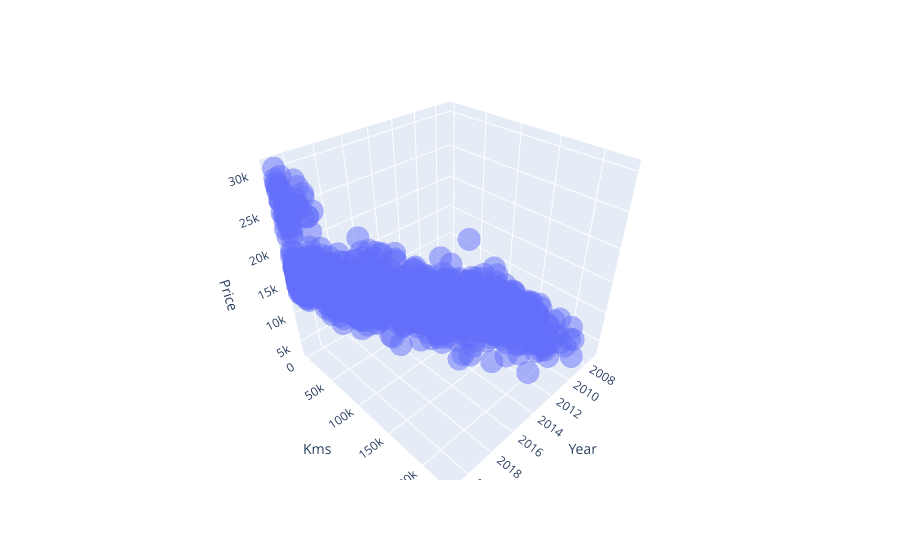

Notebook cell for this chart:
### Code cell
#Remove outliers
fiat_500 = (fiat_500[(np.abs(stats.zscore(fiat_500[['Price','Kms']])) < 3).all(axis=1)]
    .reset_index(drop=True)
)

#3d scatterplot
px.scatter_3d(fiat_500, x='Year', y='Kms', z='Price', opacity=0.5) # color='Fuel',

### Figure 1 — Plotly figure (JSON) as saved in the notebook; plotly's stock layout.template omitted (floating-point values rounded to 4 significant figures; data arrays with more than 128 entries replaced by an {"elided": "..."} marker saying what was removed)
{"data": [{"hovertemplate": "Year=%{x}<br>Kms=%{y}<br>Price=%{z}<extra></extra>", "legendgroup": "", "marker": {"color": "#636efa", "opacity": 0.5, "symbol": "circle"}, "mode": "markers", "name": "", "scene": "scene", "showlegend": false, "type": "scatter3d", "x": {"elided": "1708 int values"}, "y": {"elided": "1708 float values"}, "z": {"elided": "1708 float values"}}], "layout": {"legend": {"tracegroupgap": 0}, "margin": {"t": 60}, "scene": {"domain": {"x": [0, 1], "y": [0, 1]}, "xaxis": {"title": {"text": "Year"}}, "yaxis": {"title": {"text": "Kms"}}, "zaxis": {"title": {"text": "Price"}}}}}
